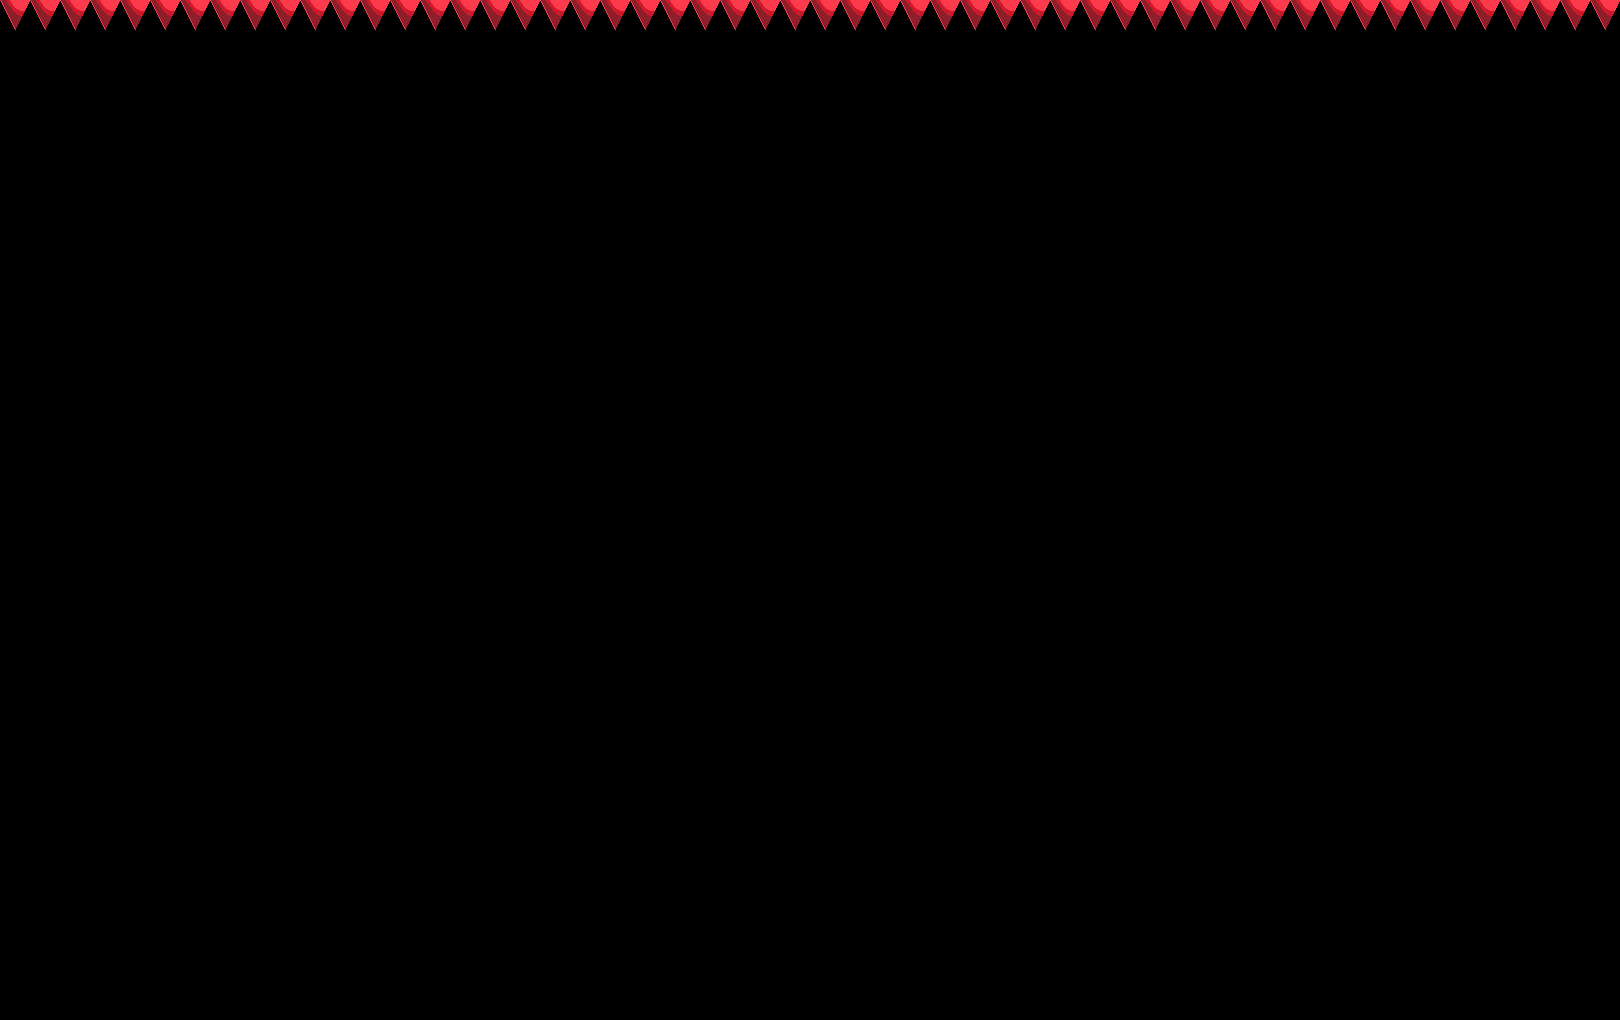

This game map was drawn from its Tiled (.tmx) file and the tilesets committed beside it. A one-line description and the full map source follow:
An orthogonal 54x34 tile map with 30x30 px tiles, 1 tile layer (Camada de Tiles 1) and 1 object.

<map version="1.0" orientation="orthogonal" renderorder="right-down" width="54" height="34" tilewidth="30" tileheight="30" nextobjectid="1">
 <tileset firstgid="1" name="espinho" tilewidth="30" tileheight="30" tilecount="1" columns="1">
  <image source="../Sprites/espinho_macabro.png" width="30" height="30" />
  <tile id="0">
   <objectgroup draworder="index">
    <object id="1" x="0" y="0">
     <polygon points="0,0 15,30 30,0 0,0" />
    </object>
   </objectgroup>
  </tile>
 </tileset>
 <layer name="Camada de Tiles 1" width="54" height="34">
  <data encoding="csv">
1,1,1,1,1,1,1,1,1,1,1,1,1,1,1,1,1,1,1,1,1,1,1,1,1,1,1,1,1,1,1,1,1,1,1,1,1,1,1,1,1,1,1,1,1,1,1,1,1,1,1,1,1,1,
0,0,0,0,0,0,0,0,0,0,0,0,0,0,0,0,0,0,0,0,0,0,0,0,0,0,0,0,0,0,0,0,0,0,0,0,0,0,0,0,0,0,0,0,0,0,0,0,0,0,0,0,0,0,
0,0,0,0,0,0,0,0,0,0,0,0,0,0,0,0,0,0,0,0,0,0,0,0,0,0,0,0,0,0,0,0,0,0,0,0,0,0,0,0,0,0,0,0,0,0,0,0,0,0,0,0,0,0,
0,0,0,0,0,0,0,0,0,0,0,0,0,0,0,0,0,0,0,0,0,0,0,0,0,0,0,0,0,0,0,0,0,0,0,0,0,0,0,0,0,0,0,0,0,0,0,0,0,0,0,0,0,0,
0,0,0,0,0,0,0,0,0,0,0,0,0,0,0,0,0,0,0,0,0,0,0,0,0,0,0,0,0,0,0,0,0,0,0,0,0,0,0,0,0,0,0,0,0,0,0,0,0,0,0,0,0,0,
0,0,0,0,0,0,0,0,0,0,0,0,0,0,0,0,0,0,0,0,0,0,0,0,0,0,0,0,0,0,0,0,0,0,0,0,0,0,0,0,0,0,0,0,0,0,0,0,0,0,0,0,0,0,
0,0,0,0,0,0,0,0,0,0,0,0,0,0,0,0,0,0,0,0,0,0,0,0,0,0,0,0,0,0,0,0,0,0,0,0,0,0,0,0,0,0,0,0,0,0,0,0,0,0,0,0,0,0,
0,0,0,0,0,0,0,0,0,0,0,0,0,0,0,0,0,0,0,0,0,0,0,0,0,0,0,0,0,0,0,0,0,0,0,0,0,0,0,0,0,0,0,0,0,0,0,0,0,0,0,0,0,0,
0,0,0,0,0,0,0,0,0,0,0,0,0,0,0,0,0,0,0,0,0,0,0,0,0,0,0,0,0,0,0,0,0,0,0,0,0,0,0,0,0,0,0,0,0,0,0,0,0,0,0,0,0,0,
0,0,0,0,0,0,0,0,0,0,0,0,0,0,0,0,0,0,0,0,0,0,0,0,0,0,0,0,0,0,0,0,0,0,0,0,0,0,0,0,0,0,0,0,0,0,0,0,0,0,0,0,0,0,
0,0,0,0,0,0,0,0,0,0,0,0,0,0,0,0,0,0,0,0,0,0,0,0,0,0,0,0,0,0,0,0,0,0,0,0,0,0,0,0,0,0,0,0,0,0,0,0,0,0,0,0,0,0,
0,0,0,0,0,0,0,0,0,0,0,0,0,0,0,0,0,0,0,0,0,0,0,0,0,0,0,0,0,0,0,0,0,0,0,0,0,0,0,0,0,0,0,0,0,0,0,0,0,0,0,0,0,0,
0,0,0,0,0,0,0,0,0,0,0,0,0,0,0,0,0,0,0,0,0,0,0,0,0,0,0,0,0,0,0,0,0,0,0,0,0,0,0,0,0,0,0,0,0,0,0,0,0,0,0,0,0,0,
0,0,0,0,0,0,0,0,0,0,0,0,0,0,0,0,0,0,0,0,0,0,0,0,0,0,0,0,0,0,0,0,0,0,0,0,0,0,0,0,0,0,0,0,0,0,0,0,0,0,0,0,0,0,
0,0,0,0,0,0,0,0,0,0,0,0,0,0,0,0,0,0,0,0,0,0,0,0,0,0,0,0,0,0,0,0,0,0,0,0,0,0,0,0,0,0,0,0,0,0,0,0,0,0,0,0,0,0,
0,0,0,0,0,0,0,0,0,0,0,0,0,0,0,0,0,0,0,0,0,0,0,0,0,0,0,0,0,0,0,0,0,0,0,0,0,0,0,0,0,0,0,0,0,0,0,0,0,0,0,0,0,0,
0,0,0,0,0,0,0,0,0,0,0,0,0,0,0,0,0,0,0,0,0,0,0,0,0,0,0,0,0,0,0,0,0,0,0,0,0,0,0,0,0,0,0,0,0,0,0,0,0,0,0,0,0,0,
0,0,0,0,0,0,0,0,0,0,0,0,0,0,0,0,0,0,0,0,0,0,0,0,0,0,0,0,0,0,0,0,0,0,0,0,0,0,0,0,0,0,0,0,0,0,0,0,0,0,0,0,0,0,
0,0,0,0,0,0,0,0,0,0,0,0,0,0,0,0,0,0,0,0,0,0,0,0,0,0,0,0,0,0,0,0,0,0,0,0,0,0,0,0,0,0,0,0,0,0,0,0,0,0,0,0,0,0,
0,0,0,0,0,0,0,0,0,0,0,0,0,0,0,0,0,0,0,0,0,0,0,0,0,0,0,0,0,0,0,0,0,0,0,0,0,0,0,0,0,0,0,0,0,0,0,0,0,0,0,0,0,0,
0,0,0,0,0,0,0,0,0,0,0,0,0,0,0,0,0,0,0,0,0,0,0,0,0,0,0,0,0,0,0,0,0,0,0,0,0,0,0,0,0,0,0,0,0,0,0,0,0,0,0,0,0,0,
0,0,0,0,0,0,0,0,0,0,0,0,0,0,0,0,0,0,0,0,0,0,0,0,0,0,0,0,0,0,0,0,0,0,0,0,0,0,0,0,0,0,0,0,0,0,0,0,0,0,0,0,0,0,
0,0,0,0,0,0,0,0,0,0,0,0,0,0,0,0,0,0,0,0,0,0,0,0,0,0,0,0,0,0,0,0,0,0,0,0,0,0,0,0,0,0,0,0,0,0,0,0,0,0,0,0,0,0,
0,0,0,0,0,0,0,0,0,0,0,0,0,0,0,0,0,0,0,0,0,0,0,0,0,0,0,0,0,0,0,0,0,0,0,0,0,0,0,0,0,0,0,0,0,0,0,0,0,0,0,0,0,0,
0,0,0,0,0,0,0,0,0,0,0,0,0,0,0,0,0,0,0,0,0,0,0,0,0,0,0,0,0,0,0,0,0,0,0,0,0,0,0,0,0,0,0,0,0,0,0,0,0,0,0,0,0,0,
0,0,0,0,0,0,0,0,0,0,0,0,0,0,0,0,0,0,0,0,0,0,0,0,0,0,0,0,0,0,0,0,0,0,0,0,0,0,0,0,0,0,0,0,0,0,0,0,0,0,0,0,0,0,
0,0,0,0,0,0,0,0,0,0,0,0,0,0,0,0,0,0,0,0,0,0,0,0,0,0,0,0,0,0,0,0,0,0,0,0,0,0,0,0,0,0,0,0,0,0,0,0,0,0,0,0,0,0,
0,0,0,0,0,0,0,0,0,0,0,0,0,0,0,0,0,0,0,0,0,0,0,0,0,0,0,0,0,0,0,0,0,0,0,0,0,0,0,0,0,0,0,0,0,0,0,0,0,0,0,0,0,0,
0,0,0,0,0,0,0,0,0,0,0,0,0,0,0,0,0,0,0,0,0,0,0,0,0,0,0,0,0,0,0,0,0,0,0,0,0,0,0,0,0,0,0,0,0,0,0,0,0,0,0,0,0,0,
0,0,0,0,0,0,0,0,0,0,0,0,0,0,0,0,0,0,0,0,0,0,0,0,0,0,0,0,0,0,0,0,0,0,0,0,0,0,0,0,0,0,0,0,0,0,0,0,0,0,0,0,0,0,
0,0,0,0,0,0,0,0,0,0,0,0,0,0,0,0,0,0,0,0,0,0,0,0,0,0,0,0,0,0,0,0,0,0,0,0,0,0,0,0,0,0,0,0,0,0,0,0,0,0,0,0,0,0,
0,0,0,0,0,0,0,0,0,0,0,0,0,0,0,0,0,0,0,0,0,0,0,0,0,0,0,0,0,0,0,0,0,0,0,0,0,0,0,0,0,0,0,0,0,0,0,0,0,0,0,0,0,0,
0,0,0,0,0,0,0,0,0,0,0,0,0,0,0,0,0,0,0,0,0,0,0,0,0,0,0,0,0,0,0,0,0,0,0,0,0,0,0,0,0,0,0,0,0,0,0,0,0,0,0,0,0,0,
0,0,0,0,0,0,0,0,0,0,0,0,0,0,0,0,0,0,0,0,0,0,0,0,0,0,0,0,0,0,0,0,0,0,0,0,0,0,0,0,0,0,0,0,0,0,0,0,0,0,0,0,0,0
</data>
 </layer>
</map>
